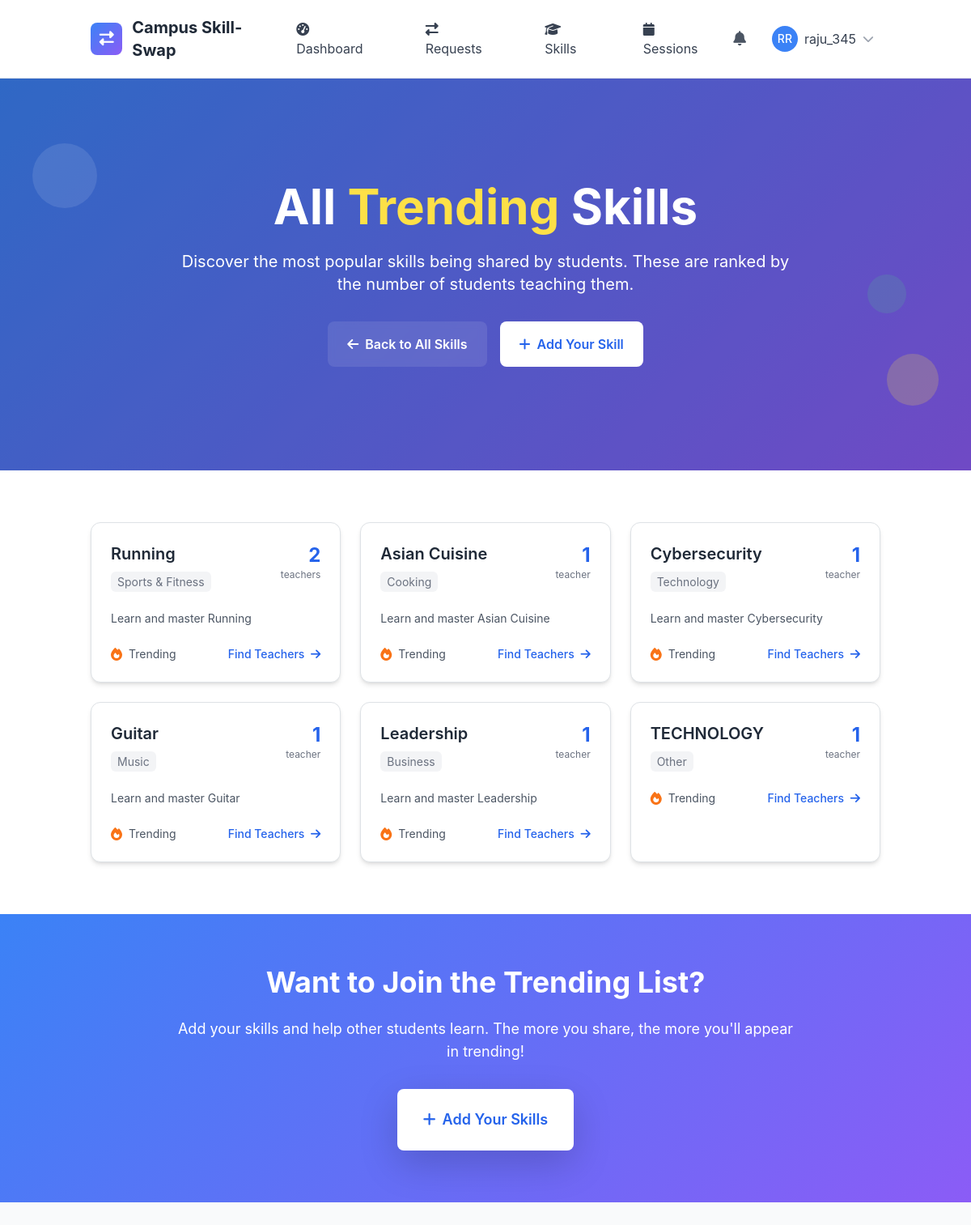
Screenshot of /skills/trending/more/ (signed in) with the database file from the repository.
### skills/models.py (models this page shows, shortened)
class Skill(models.Model):
    name = models.CharField(max_length=100)
    category = models.ForeignKey(SkillCategory, on_delete=models.CASCADE, related_name='skills')
    description = models.TextField(blank=True)
    is_popular = models.BooleanField(default=False)
    created_at = models.DateTimeField(auto_now_add=True)
    updated_at = models.DateTimeField(auto_now=True)
    class Meta:
        ordering = ['category__name', 'name']
        unique_together = ['name', 'category']

class SkillCategory(models.Model):
    name = models.CharField(max_length=100, unique=True)
    description = models.TextField(blank=True)
    icon = models.CharField(max_length=50, blank=True, help_text="CSS icon class")
    color = models.CharField(max_length=7, default='#3B82F6', help_text="Hex color code")
    is_active = models.BooleanField(default=True)
    created_at = models.DateTimeField(auto_now_add=True)
    updated_at = models.DateTimeField(auto_now=True)
    class Meta:
        ordering = ['name']
        verbose_name_plural = "Skill Categories"
        db_table = 'category'

### skills/views.py (the view)
# urls.py: path('trending/more/', views.TrendingSkillsMoreView.as_view(), name='trending_skills_more'),
class TrendingSkillsMoreView(LoginRequiredMixin, ListView):
    model = Skill
    template_name = 'skills/trending_skills_more.html'
    context_object_name = 'trending_skills'
    paginate_by = 20
    def get_queryset(self):
        from django.db.models import Count
        return (Skill.objects
                .filter(category__is_active=True)
                .annotate(offered_count=Count('offered_by_users'))
                .filter(offered_count__gt=0)
                .order_by('-offered_count', 'name'))
    def get_context_data(self, **kwargs):
        context = super().get_context_data(**kwargs)
        context['page_title'] = 'All Trending Skills'
        return context

### templates/skills/trending_skills_more.html (shortened to what this page needs)
{% extends 'base.html' %}
{% load static %}
{% block content %}
<section class="gradient-bg relative overflow-hidden">
    <div class="absolute inset-0 bg-black opacity-20"></div>
    <div class="relative container mx-auto px-4 py-20 lg:py-32">
        <div class="text-center text-white">
            <h1 class="text-4xl lg:text-6xl font-bold mb-6 leading-tight">
                All <span class="text-yellow-300">Trending</span> Skills
            </h1>
            <p class="text-lg lg:text-xl mb-8 max-w-3xl mx-auto">
                Discover the most popular skills being shared by students. These are ranked by the number of students teaching them.
            </p>
            <div class="flex justify-center space-x-4">
                <a href="{% url 'skills:skill_list' %}" class="bg-white/10 backdrop-blur-sm text-white px-6 py-3 rounded-lg font-semibold hover:bg-white/20 transition-all">
                    <i class="fas fa-arrow-left mr-2"></i>Back to All Skills
                </a>
                <a href="{% url 'skills:add_skill' %}" class="bg-white text-blue-600 px-6 py-3 rounded-lg font-semibold hover:bg-gray-100 transition-all">
                    <i class="fas fa-plus mr-2"></i>Add Your Skill
                </a>
            </div>
        </div>
    </div>
    <div class="absolute top-20 left-10 w-20 h-20 bg-white opacity-10 rounded-full animate-bounce"></div>
    <div class="absolute bottom-20 right-10 w-16 h-16 bg-yellow-300 opacity-20 rounded-full animate-pulse"></div>
    <div class="absolute top-1/2 right-20 w-12 h-12 bg-green-400 opacity-15 rounded-full animate-bounce delay-75"></div>
</section>
<section class="py-16 bg-white">
    <div class="container mx-auto px-4">
        {% if trending_skills %}
            <div class="grid grid-cols-1 md:grid-cols-2 lg:grid-cols-3 gap-6">
                {% for skill in trending_skills %}
                    <div class="skill-card bg-white rounded-xl shadow-md p-6 hover:shadow-lg transition-all border">
                        <div class="flex items-start justify-between mb-4">
                            <div class="flex-1">
                                <h3 class="text-xl font-semibold text-gray-800 mb-2">{{ skill.name }}</h3>
                                <span class="text-sm text-gray-500 bg-gray-100 px-2 py-1 rounded">{{ skill.category.name }}</span>
                            </div>
                            <div class="text-right">
                                <div class="text-2xl font-bold text-blue-600">{{ skill.offered_count }}</div>
                                <div class="text-xs text-gray-500">teacher{{ skill.offered_count|pluralize }}</div>
                            </div>
                        </div>
                        {% if skill.description %}
                            <p class="text-gray-600 text-sm mb-4 line-clamp-2">{{ skill.description }}</p>
                        {% endif %}
                        <div class="flex justify-between items-center">
                            <div class="flex items-center space-x-2">
                                <i class="fas fa-fire text-orange-500"></i>
                                <span class="text-sm text-gray-600">Trending</span>
                            </div>
                            <a href="{% url 'skills:skill_list' %}?search={{ skill.name }}" class="text-blue-600 hover:text-blue-800 text-sm font-medium">
                                Find Teachers <i class="fas fa-arrow-right ml-1"></i>
                            </a>
                        </div>
                    </div>
                {% endfor %}
            </div>
        {% endif %}
    </div>
</section>
<section class="gradient-bg py-16">
    <div class="container mx-auto px-4 text-center">
        <div class="max-w-3xl mx-auto text-white">
            <h2 class="text-3xl lg:text-4xl font-bold mb-6">
                Want to Join the Trending List?
            </h2>
            <p class="text-lg mb-8">
                Add your skills and help other students learn. The more you share, the more you'll appear in trending!
            </p>
            <a href="{% url 'skills:add_skill' %}"
               class="bg-white text-blue-600 px-8 py-4 rounded-lg font-semibold text-lg hover:bg-gray-100 transition-all transform hover:scale-105 shadow-lg inline-block">
                <i class="fas fa-plus mr-2"></i>Add Your Skills
            </a>
        </div>
    </div>
</section>
{% endblock %}

### templates/base.html (shortened to what this page needs)
{% load static %}
<!DOCTYPE html>
<html lang="en" class="h-full">
<head>
    <script src="https://cdn.tailwindcss.com"></script>
    <link href="https://cdn.jsdelivr.net/npm/bootstrap@5.3.2/dist/css/bootstrap.min.css" rel="stylesheet">
    <link rel="stylesheet" href="https://cdnjs.cloudflare.com/ajax/libs/font-awesome/6.5.1/css/all.min.css">
</head>
<body class="bg-gray-50 h-full">
    <nav class="bg-white shadow-lg border-b">
        <div class="container mx-auto px-4">
            <div class="flex justify-between items-center py-3">
                <div class="flex items-center space-x-3">
                    <div class="w-10 h-10 gradient-bg rounded-lg flex items-center justify-center">
                        <i class="fas fa-exchange-alt text-white text-lg"></i>
                    </div>
                    <a href="{% url 'core:home' %}" class="text-xl font-bold text-gray-800 hover:text-blue-600 transition-colors">
                        Campus Skill-Swap
                    </a>
                </div>
                <div class="hidden md:flex items-center space-x-6">
                    {% if user.is_authenticated %}
                        <a href="{% url 'core:dashboard' %}" class="nav-link px-3 py-2 text-gray-700 hover:text-blue-600 transition-colors">
                            <i class="fas fa-tachometer-alt mr-2"></i>Dashboard
                        </a>
                        <a href="{% url 'core:requests' %}" class="nav-link px-3 py-2 text-gray-700 hover:text-blue-600 transition-colors">
                            <i class="fas fa-exchange-alt mr-2"></i>Requests
                        </a>
                        <a href="{% url 'skills:skill_list' %}" class="nav-link px-3 py-2 text-gray-700 hover:text-blue-600 transition-colors">
                            <i class="fas fa-graduation-cap mr-2"></i>Skills
                        </a>
                        <a href="{% url 'skill_sessions:session_management' %}" class="nav-link px-3 py-2 text-gray-700 hover:text-blue-600 transition-colors">
                            <i class="fas fa-calendar mr-2"></i>Sessions
                        </a>
                    {% endif %}
                </div>
                <div class="flex items-center space-x-4">
                    {% if user.is_authenticated %}
                        <div class="relative">
                            <button id="notificationBtn" class="relative p-2 text-gray-600 hover:text-blue-600 transition-colors">
                                <i class="fas fa-bell text-lg"></i>
                            </button>
                        </div>
                        <div class="relative">
                            <button id="userMenuBtn" class="flex items-center space-x-2 p-2 rounded-lg hover:bg-gray-100 transition-colors">
                                {% if user.profile.profile_picture %}
                                    <img src="{{ user.profile.profile_picture.url }}" alt="Profile" class="w-8 h-8 rounded-full">
                                {% else %}
                                    <div class="w-8 h-8 bg-blue-500 rounded-full flex items-center justify-center">
                                        <span class="text-white text-sm font-medium">{{ user.first_name|first|upper }}{{ user.last_name|first|upper }}</span>
                                    </div>
                                {% endif %}
                                <span class="hidden md:block text-gray-700">{{ user.username}}</span>
                                <i class="fas fa-chevron-down text-gray-400 text-sm"></i>
                            </button>
                        </div>
                    {% endif %}
                </div>
            </div>
        </div>
    </nav>
    <main class="min-h-screen">
        {% block content %}{% endblock %}
    </main>
</body>
</html>

### templates/base.html (style rules this page uses)
:root { --primary-color: #3B82F6; --secondary-color: #10B981; --accent-color: #8B5CF6; --warning-color: #F59E0B; --danger-color: #EF4444; }
body { font-family: 'Inter', -apple-system, BlinkMacSystemFont, sans-serif; }
.gradient-bg { background: linear-gradient(135deg, var(--primary-color) 0%, var(--accent-color) 100%); }
.skill-card { transition: all 0.3s ease; border: 1px solid #e5e7eb; }

### templates/skills/trending_skills_more.html (style rules this page uses)
.line-clamp-2 { display: -webkit-box; -webkit-line-clamp: 2; -webkit-box-orient: vertical; overflow: hidden; }

### rows the page displays
Skill: name "Running", category.name "Sports & Fitness", offered_count "2", description "Learn and master Running"
Skill: name "Asian Cuisine", category.name "Cooking", offered_count "1", description "Learn and master Asian Cuisine"
Skill: name "Cybersecurity", category.name "Technology", offered_count "1", description "Learn and master Cybersecurity"
Skill: name "Guitar", category.name "Music", offered_count "1", description "Learn and master Guitar"
Skill: name "Leadership", category.name "Business", offered_count "1", description "Learn and master Leadership"
Skill: name "TECHNOLOGY", category.name "Other", offered_count "1"

### other values shown
{{ user.first_name|first|upper }} "R"
{{ user.last_name|first|upper }} "R"
{{ user.username }} "raju_345"
